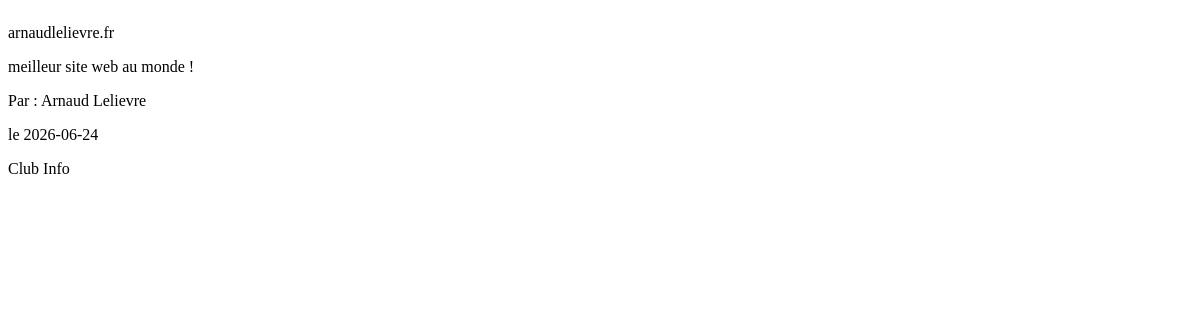
The app's page /projets_enstasiens/more, older data.
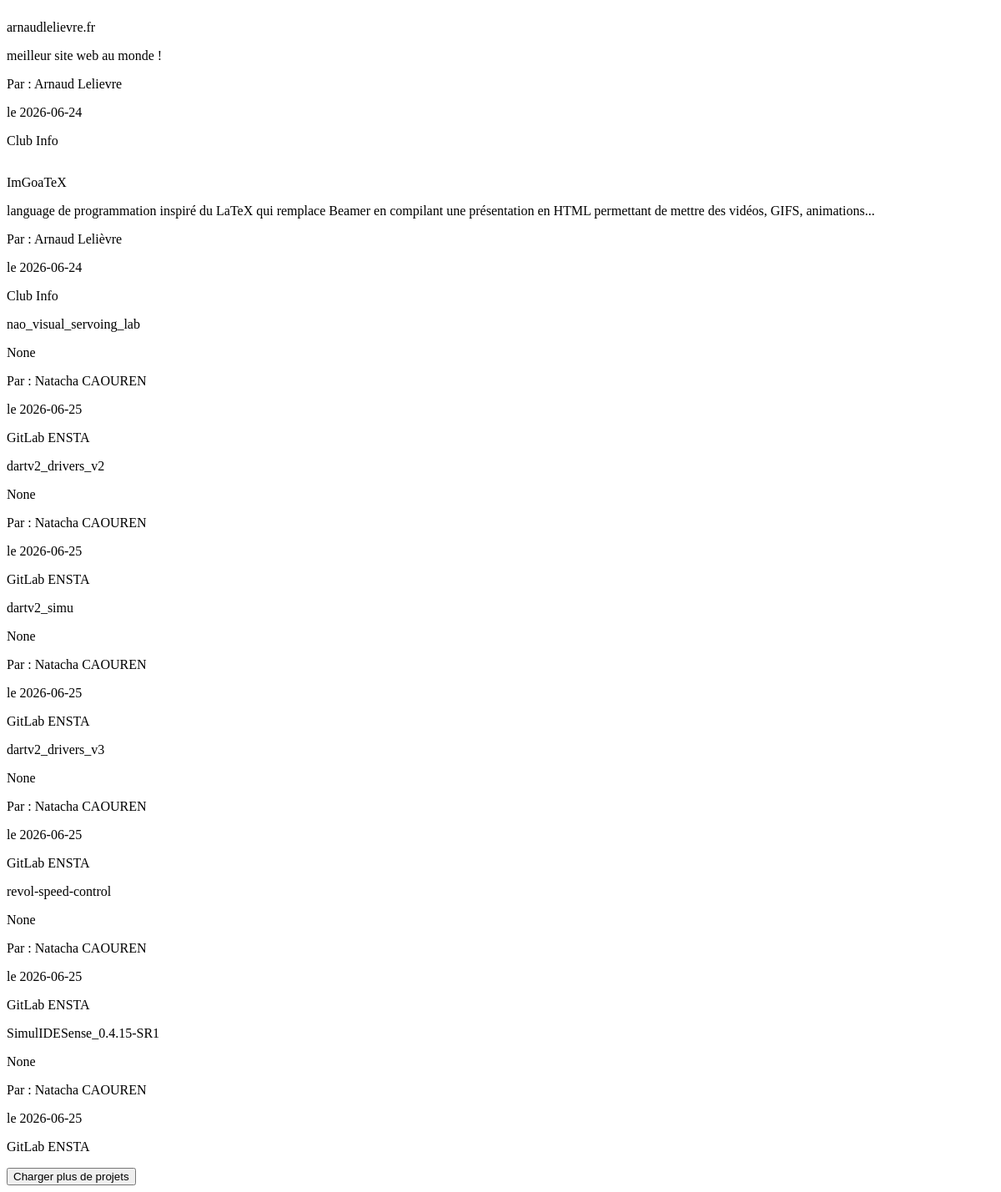
The same page, newer data.
### tables this page shows
CREATE TABLE projects (
        id INTEGER PRIMARY KEY AUTOINCREMENT,
        title TEXT,
        description TEXT,
        author TEXT,
        date TEXT,
        image TEXT,
        type TEXT,
        link TEXT
    );

CREATE TABLE gitlab_projects (
        id INTEGER PRIMARY KEY AUTOINCREMENT,
        gitlab_id INTEGER UNIQUE NOT NULL,
        title TEXT,
        description TEXT,
        author TEXT,
        date TEXT,
        image TEXT,
        type TEXT DEFAULT 'gitlab',
        link TEXT,
        path_with_namespace TEXT,
        topics TEXT,
        fetched_at TEXT
    );

### backend.py (the view)
@app.route("/projets_enstasiens/more")
def more_projets_enstasiens():
    offset = max(0, request.args.get("offset", default=0, type=int))
    limit = min(24, max(1, request.args.get("limit", default=PROJECTS_PAGE_LIMIT, type=int)))
    page = get_enstasien_projects(limit=limit, offset=offset)
    return render_template(
        "_project_load_more.html",
        data=page["projects"],
        next_offset=page["next_offset"],
        has_more=page["has_more"],
        show_empty=False,
    )

### backend.py (called while the page is built)
def get_db():
    if "db" not in g:
        g.db = sqlite3.connect(DATABASE)
        g.db.row_factory = sqlite3.Row
    return g.db

### templates/_project_load_more.html
{% include "_project_cards.html" %}
{% if has_more %}
<button
    class="load-more-projects"
    hx-get="{{ url_for('more_projets_enstasiens', offset=next_offset) }}"
    hx-target="this"
    hx-swap="outerHTML"
>
    Charger plus de projets
</button>
{% endif %}

### templates/_project_cards.html (shortened to what this page needs)
{% for project in data %}
<div
    class="card{% if project.link %} card-clickable{% endif %}"
    {% if project.link %}onclick="window.open('{{ project.link }}', '_blank')"{% endif %}
>
    <div class="card-content">
        <div class="card-title">
            <p>{{ project.title }}</p>
        </div>
        <div class="card-description">
            <p>{{ project.description }}</p>
        </div>
    </div>
    <div class="card-infos">
        <p>Par : {{ project.author }}</p>
        <p>le {{ project.date }}</p>
        <p>{% if project.type == "gitlab" %}GitLab ENSTA{% else %}Club Info{% endif %}</p>
    </div>
</div>
{% else %}
    {% if show_empty|default(true) %}
    <div class="empty-results">
        <p>Aucun projet ne correspond à cette recherche.</p>
    </div>
    {% endif %}
{% endfor %}

Row changes from the older to the newer data that the page shows:
added projects: title "ImGoaTeX", description "language de programmation inspiré du LaTeX qui remplace Beamer en compilant une présentation en HTML permettant de mettre des vidéos, GIFS, animations...", author "Arnaud Lelièvre", date "2026-06-24", type "Club Info"
added gitlab_projects: title "nao_visual_servoing_lab", description "None", author "Natacha CAOUREN", date "2026-06-25", type "GitLab ENSTA"
added gitlab_projects: title "dartv2_drivers_v2", description "None", author "Natacha CAOUREN", date "2026-06-25", type "GitLab ENSTA"
added gitlab_projects: title "dartv2_simu", description "None", author "Natacha CAOUREN", date "2026-06-25", type "GitLab ENSTA"
added gitlab_projects: title "dartv2_drivers_v3", description "None", author "Natacha CAOUREN", date "2026-06-25", type "GitLab ENSTA"
added gitlab_projects: title "revol-speed-control", description "None", author "Natacha CAOUREN", date "2026-06-25", type "GitLab ENSTA"
added gitlab_projects: title "SimulIDESense_0.4.15-SR1", description "None", author "Natacha CAOUREN", date "2026-06-25", type "GitLab ENSTA"
Text that changed along with them:
text now shown: "Charger plus de projets"
